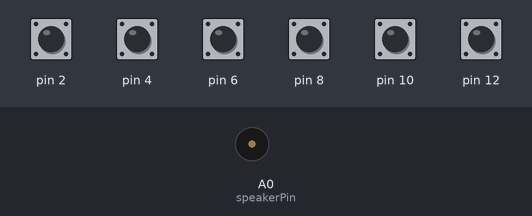
Recording of a sketch running on a simulated Arduino Uno, built with avr-gcc and run on an emulated ATmega328P. Parts: buzzer (waves = sounding). The inputs (shaded band) are chosen by the test bench; at power-on: pin 2, pin 4, pin 6, pin 8, pin 10, pin 12 HIGH. What the sketch prints to the serial monitor is not drawn.

Above: at 1.2 s.
1.3 s: pin 2 pulled LOW for 0.15 s
At 1.47 s:
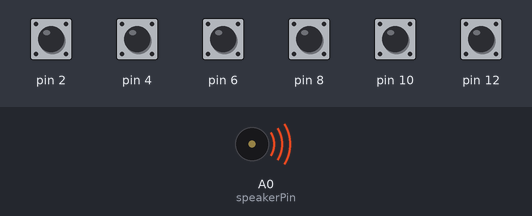
Timing chart, 0 to 4.3 s (numbered marks = the images above; inputs shaded):
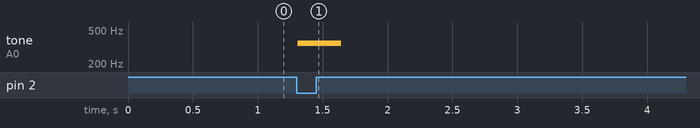

Measured:
- after the input at 1.3 s, tone on A0 (speakerPin): silent → 349 Hz at once, → silent 0.33 s later

The sketch:

15c.ino
```cpp
#include <CapacitiveSensor.h>
CapacitiveSensor touchSwitchA = CapacitiveSensor(13, 12);
CapacitiveSensor touchSwitchB = CapacitiveSensor(11, 10);
CapacitiveSensor touchSwitchC = CapacitiveSensor(9, 8);
CapacitiveSensor touchSwitchD = CapacitiveSensor(7, 6); //1 megohm resistor between pins 7 & 6, pin 6 is sensor pin
CapacitiveSensor touchSwitchE = CapacitiveSensor(5, 4); //1 megohm resistor between pins 5 & 4, pin 4 is sensor pin
CapacitiveSensor touchSwitchF = CapacitiveSensor(3, 2); //1 megohm resistor between pins 3 & 2, pin 2 is sensor pin

int speakerPin = A0;

void setup(){
  pinMode(speakerPin, OUTPUT);
  Serial.begin(9600);
}

void loop(){

//read sensor A
long valueA = touchSwitchA.capacitiveSensor(30);
valueA = constrain(valueA, 150, 3000);
valueA = map(valueA, 150, 3000, 0, 255);
Serial.println(valueA);

if (valueA>100){ //if sensor value is above threshold, play tone
  tone(speakerPin, 440, 200); // plays a tone of 440Hz for 200ms
}


//read sensor B
long valueB = touchSwitchB.capacitiveSensor(30);
valueB = constrain(valueB, 150, 3000);
valueB = map(valueB, 150, 3000, 0, 255);
Serial.println(valueB);

if(valueB>100){ //if sensor B value is above threshold, play tone
  tone(speakerPin, 493, 200); // plays a tone of 493Hz for 200ms
}


//read sensor C
long valueC = touchSwitchC.capacitiveSensor(30);
valueC = constrain(valueC, 150, 3000);
valueC = map(valueC, 150, 3000, 0, 255);
Serial.println(valueC);
if (valueC>100){ //if sensor value is above threshold, play tone
  tone(speakerPin, 262, 200); // plays a tone of 262Hz for 200ms
}


//read sensor D
long valueD = touchSwitchD.capacitiveSensor(30);
valueD = constrain(valueD, 150, 3000);
valueD = map(valueD, 150, 3000, 0, 255);
Serial.println(valueD);
if (valueD>100){
  tone(speakerPin, 330, 200); // plays a tone of 330Hz for 200ms
}


//read sensor E
long valueE = touchSwitchE.capacitiveSensor(30);
valueE = constrain(valueE, 150, 3000);
valueE = map(valueE, 150, 3000, 0, 255);
Serial.println(valueE);

if (valueE>100){ //if sensor value is above threshold, play tone
  tone(speakerPin, 330, 200); // plays a tone of 262Hz for 200ms
}


//read sensor F
long valueF = touchSwitchF.capacitiveSensor(30);
valueF = constrain(valueF, 150, 3000);
valueF = map(valueF, 150, 3000, 0, 255);
Serial.println(valueF);
if (valueF>100){ //if sensor value is above threshold, play tone
  tone(speakerPin, 349, 200); // plays a tone of 262Hz for 200ms
}
}
```
